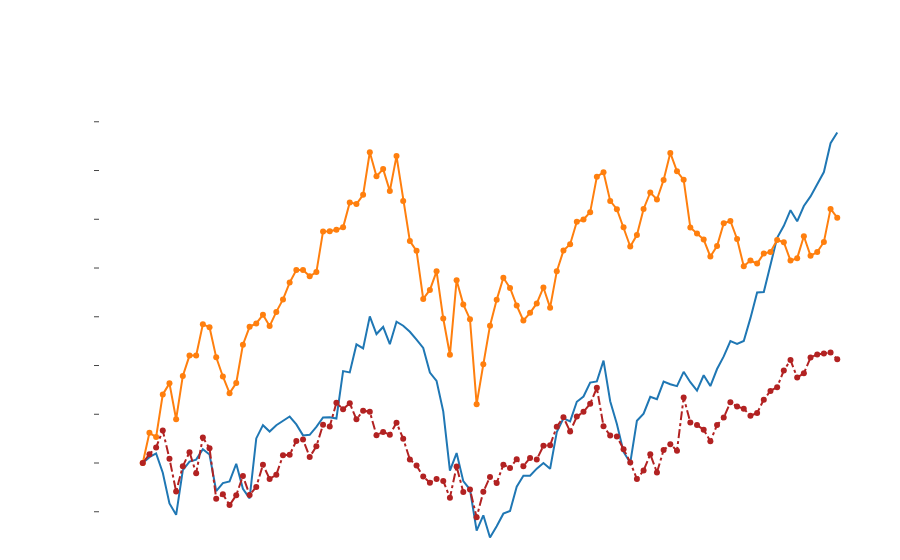

Source (notebook cell):
### Markdown cell above
## Line plots

### Code cell
import plotly.graph_objects as go
df_stock = px.data.stocks()
df_stock.head(3)
px.line(df_stock, x = 'date', y = 'GOOG', labels={'x':'Date', 'y':'Price'})
px.line(df_stock, x='date', y=['GOOG','AAPL'], 
       labels = {'x':'Date', 'y':'Price'}, title='AAPL vs. GOOG')

fig = go.Figure()
fig.add_trace(go.Scatter(x=df_stock.date, y=df_stock.AAPL, 
                        mode='lines', name='Apple'))
fig.add_trace(go.Scatter(x=df_stock.date, y=df_stock.AMZN, 
                        mode='lines+markers', name='Amazon'))
fig.add_trace(go.Scatter(x=df_stock.date, y=df_stock.GOOG, 
                        mode='lines+markers', name='Google',
                        line=dict(color='firebrick', width=2, 
                                 dash='dashdot')))

# fig.update_layout(title = 'Stock Price Data 2018 - 2020', 
#                  xaxis_title = 'Price', yaxist_title = 'Date')
fig.update_layout(
xaxis=dict(showline=True, showgrid=False, showticklabels=True, 
          linecolor='rgb(204, 204, 204)',
          linewidth=2, ticks='outside', 
           tickfont=dict(family='Arial', size=12, color='rgb(82,82,82)'), 
          ),
yaxis=dict(showgrid=False, zeroline=False, showline=False, showticklabels=False),
autosize=False, 
margin=dict(
autoexpand=False, l=100, r=20, t=110, ), 
showlegend = False, plot_bgcolor='white')
